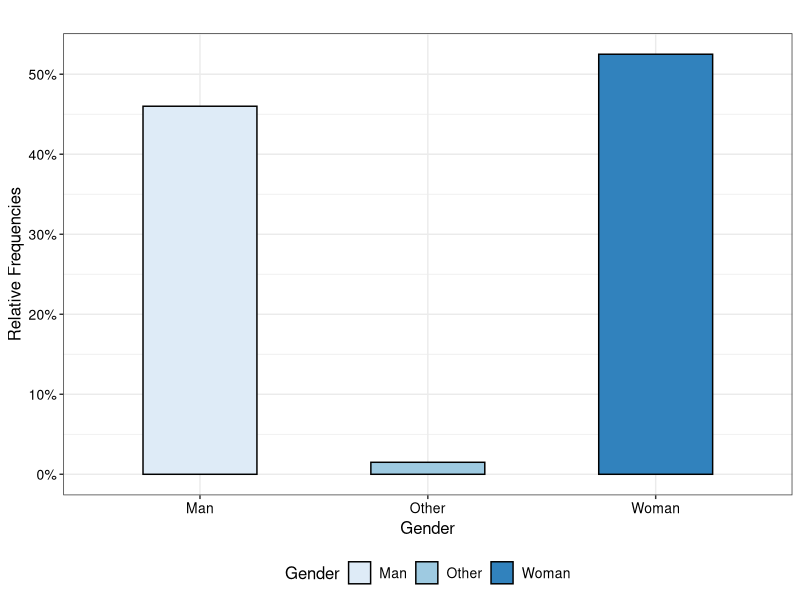
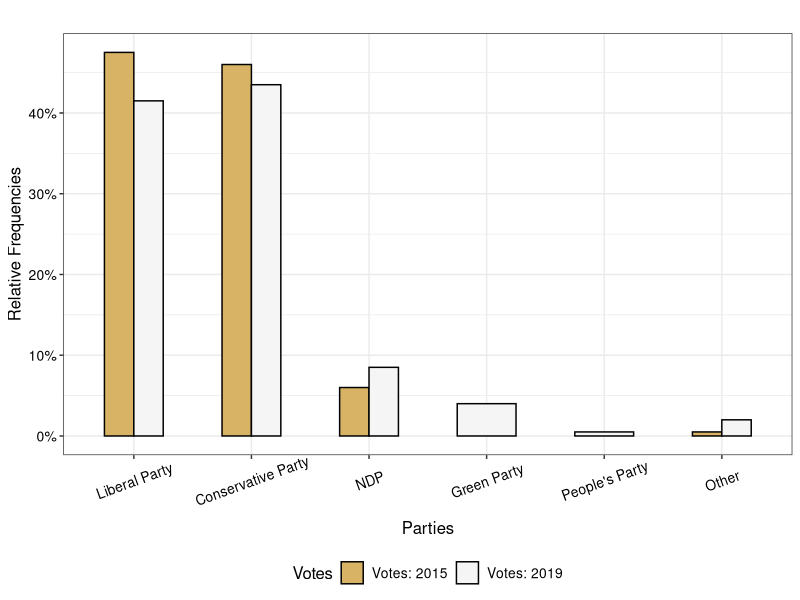

Recreate these plots in R, in order.
## ---- chunk 1
require("knitr")
opts_chunk$set(tidy.opts=list(width.cutoff=60),tidy=TRUE)
opts_chunk$set(engine = "R")
knitr::opts_chunk$set(echo = T)
knitr::opts_chunk$set(message = F)
knitr::opts_chunk$set(warning = F)
## setting wd in DELL
# opts_knit$set(root.dir = "~/Documents/")
                                                 
## cache = F, if cache = T, will not revaluate code chunk everytime
## double or more space to insert a line break
## ---- chunk 2
######################
## Set up workspace
######################
# rm(list = ls())
require(tidyverse)
# require(magrittr)
# require(forcats)

options(stringsAsFactors = F)
options(dplyr.width = Inf)
# getwd()

# ######## clean memory ######################
# rm(list = ls())
# gc()
# is(dds)
# slotNames(dds)
## ---- chunk 3
#TODO: generate data by sample 
# ?sample
# random seed to make reproducible 
set.seed(666)
n = 200
# simulate data
df <- tibble( ID = 1:n,
              Age = round( runif(n, min = 18, max = 98), 0),
              Gender = sample(c("Man", "Woman", "Other"), n, replace = TRUE, 
                              prob = c(0.41, 0.58, 0.01) ),
              Education = sample(c("Elementary", "High", 
                                   "College", "University", "Master", "Doctorate",
                                   "Other"), n, replace = TRUE, 
                              prob = c(0.01, 0.2, 0.31, 0.34, 0.08, 0.04, 0.02) ),    
              Income = sample(c("No", "1 - 30000", 
                                   "30001 - 60000", "60001 - 90000", "90001 - 110000", 
                                "110001 - 150000", "150001 - 200000", "200001 -", "Other"), 
                              n, replace = TRUE, 
                              prob = c(0.017, 0.157, 0.209, 0.159, 
                                       0.084, 0.075, 0.038, 0.024, 0.236) ),  
              Votes_2015 = sample (c("Liberal Party", "Conservative Party",
                                     "NDP",  "Green Party", "People's Party", "Other"), 
                                     n, replace = TRUE, prob = c(0.47, 0.45, 0.06, 0.01, 
                                       0.0, 0.01) ), 
                Votes_2019 = sample (c("Liberal Party", "Conservative Party",
                                     "NDP",  "Green Party", "People's Party", "Other"), 
                                     n, replace = TRUE, prob = c(0.422, 0.447, 0.071, 0.04, 
                                       0.01, 0.01) ),
              MP = sample(c("Strongly agree", "Agree", "Neutral", "Disagree",
                            "Strongly disagree", "Other"), n, replace = TRUE ), 
              JT = sample(c("Very Satisfied", "Satisfied", "Neutral", "Not Satisfied",
                            "Strongly Not Satisfied"), n, replace = TRUE ), 
              Tax = sample(c("Very Satisfied", "Satisfied", "Neutral", "Not Satisfied",
                            "Strongly Not Satisfied"), n, replace = TRUE ),
              Econ = sample(c("Better", "Same", "Worse", "Other"), n, replace = TRUE ), 
              Finance = sample(c("Better", "Same", "Worse", "Other"), n, replace = TRUE ), 
              ImmiJobs = sample(c("Strongly agree", "agree", "Neutral", "disagree",
                            "Strongly disagree"), n, replace = TRUE ),
              Immi = sample(c("More", "Same", "Less", "Other"), n, replace = TRUE ),
              Refu = sample(c("More", "Same", "Less", "Other"), n, replace = TRUE ),
              COVID = sample(c("Very good", "good", "Neutral", "bad",
                            "Very bad"), n, replace = TRUE ),
              Prom = sample(c("Most of the time", "Some of the time", 
                              "Hardly ever", "Never", "Other"), n, replace = TRUE ) )
df %>% sample_n(10)


## ---- chunk 4
# choose variables want to use
# Now we have age and total household income  
# Transform data from wide to long 
dfVotes <- df[, c("ID", "Votes_2015", "Votes_2019")] %>% 
        gather(Votes, Parties, Votes_2015:Votes_2019, factor_key=TRUE) %>%  
         dplyr::arrange(ID) %>% mutate(Parties = fct_relevel(Parties,
                                                c("Liberal Party", "Conservative Party",
                                     "NDP",  "Green Party", "People's Party", "Other")),
                                     Votes = factor(Votes, levels =  c("Votes_2015", "Votes_2019"),
                                                    labels = c("Votes: 2015", "Votes: 2019") ))
        

# dfVotes %>% head()
# df[, c("ID", "Votes_2015", "Votes_2019")] %>% head()
# dim(df)
# head(df)
## ---- chunk 5
fontSize <- 12
p1<-ggplot(data=df, aes(Gender)) +
  geom_bar(aes(fill=Gender, y = stat(count)/sum(stat(count)) ), color="black", width = 0.5) +
  labs(y = "Relative Frequencies",
       title = "") + 
  scale_y_continuous(labels=scales::percent) +
  scale_fill_brewer() +
  # scale_fill_brewer(type = "div", palette = "RdBu") +
  theme_bw() +
  # geom_text(aes(Age, MedianIn + 3000, label = round(MedianIn,2) ), color = "black", size = 4) +
theme(axis.text.x = element_text(size = fontSize -2, colour = "black"),
      axis.text.y = element_text(size = fontSize - 2, colour = "black"),
      axis.title.x = element_text(size = fontSize),
      axis.title.y = element_text(size = fontSize),
      legend.text = element_text(size= fontSize - 2),
      legend.title = element_text(size= fontSize),
      legend.position="bottom")
p1

genderP <- table(df$Gender)/n
genderDiff <- (genderP[3] - genderP[1])*100
## ---- chunk 6

fontSize <- 12
p2<-ggplot(data=dfVotes, aes(x = Parties, group = Votes)) +
  geom_bar(aes(fill=Votes, y = 2*stat(count)/sum(stat(count))), 
           color="black", width = 0.5, position = "dodge") +
  labs(y = "Relative Frequencies",
       title = "") + 
  scale_fill_brewer(type = "div") +
  scale_y_continuous(labels=scales::percent) +
  # scale_fill_brewer(type = "div", palette = "RdBu") +
  theme_bw() +
theme(axis.text.x = element_text(size = fontSize -2, colour = "black", angle = 20, vjust = 0.7),
      axis.text.y = element_text(size = fontSize - 2, colour = "black"),
      axis.title.x = element_text(size = fontSize),
      axis.title.y = element_text(size = fontSize),
      legend.text = element_text(size= fontSize - 2),
      legend.title = element_text(size= fontSize),
      legend.position="bottom")
p2

partyP2015 <- table(df$Votes_2015)/n

partyP2019 <-  table(df$Votes_2019)/n

diffL <- partyP2015[2] - partyP2019[3]
diffC <- partyP2019[1] - partyP2015[1]

